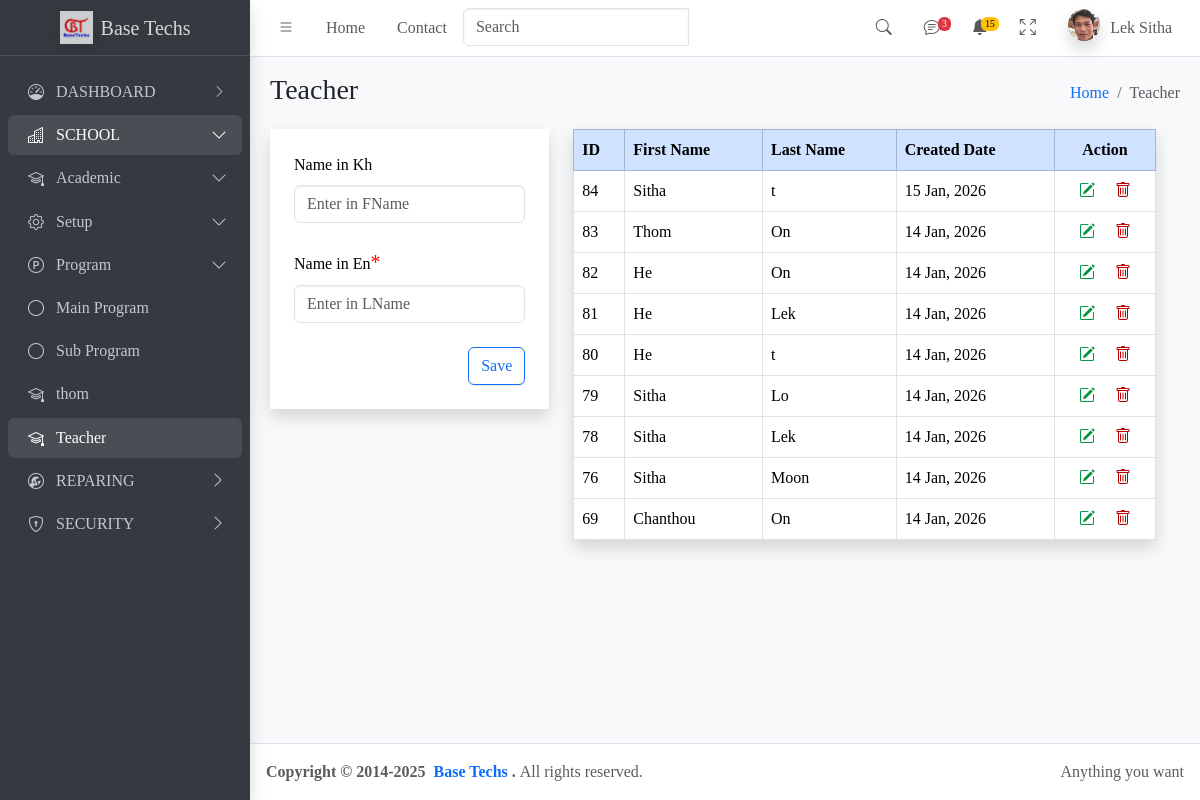
Before: /teacher/ with the older database file.
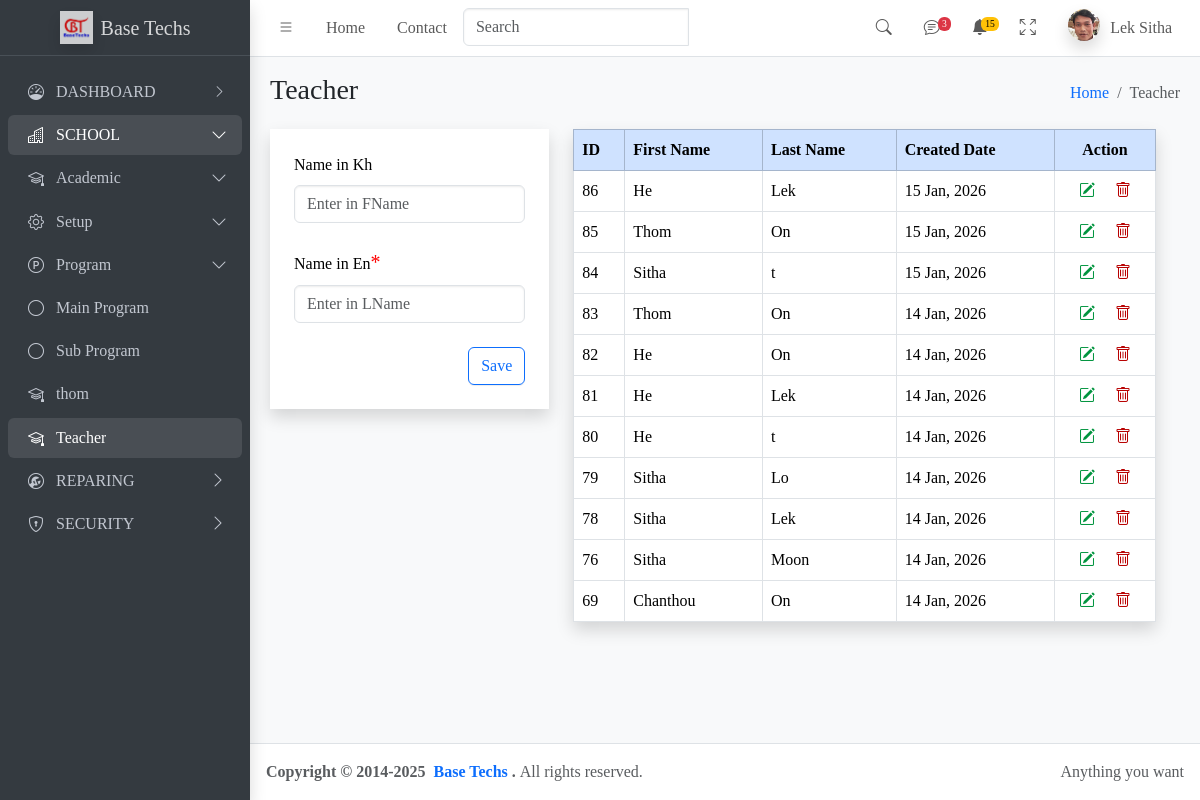
After: the same page with the newer database file.
### apps/teacher/models.py (models this page shows, shortened)
class Teacher(models.Model):
    fname=models.CharField(max_length=200)
    lname=models.CharField(max_length=200)
    created_at=models.DateTimeField(auto_now_add=True)

### apps/teacher/views.py (the view)
# urls.py: path('teacher/',view=views.teacher,name="teacher"),
def teacher(request):
    tform=TeacherForm()
    tea=Teacher.objects.all().order_by('-created_at')
    context={'teachers':tea,
             'tForm':tform,
             'button':'Save',
             }
    return render(request,'teacher.html',context)

### apps/teacher/form.py
class TeacherForm(ModelForm):
    class Meta:
        model=Teacher
        fields="__all__"
    def __init__(self,*args,**kwargs):
        super().__init__(*args,**kwargs)
        self.fields['fname'].widget.attrs.update({'class':'form-control','placeholder': 'Enter in FName','id':'txtfname_save'})
        self.fields['lname'].widget.attrs.update({'class':'form-control','placeholder': 'Enter in LName','id':'txtlname_save'})

### apps/teacher/templates/teacher.html (shortened to what this page needs)
{%extends 'main.html'%}
 {%block contentheader%} Teacher {%endblock%}
 {%block breadcrumb%} Teacher {%endblock%}
{%block search_textbox%}
<div class="input-group">
 {%include 'partials/search-textbox_teacher.html'%}
 {%include 'partials/spinner_teacher.html'%}
</div>
{%endblock%}
{%block content%}
<div class="row">
  <div class="row" id="myRow">
    {%include 'partials/save-form_teacher.html'%}
    {%include 'partials/detail-list_teacher.html'%}
  </div>
</div>
{%endblock%}

### apps/teacher/templates/partials/data_row-teacher.html
<tr>
  <td>{{teacher.id}}</td>
  <td>{{teacher.fname}}</td>
  <td>{{teacher.lname}}</td>
  <td>{{teacher.created_at|date:"d M, Y"}}</td>
  <td class="text-center">
    <a href="javascript:void(0);"
      ><i
        class="edit-icon bi bi-pencil-square"
        hx-get="{%url 'update' teacher.id%}"
        hx-trigger="click"
        hx-target="#teachme"
        {% comment %} hx-swap="outerHTML" {% endcomment %}
        hx-swap="innerHTML"
      ></i></a
    >&ensp;&ensp;
    <a href="javascript:void(0);"><i
       class="delete-icon bi bi-trash"
       hx-delete="{% url 'delete_teacher' teacher.id %}"
      hx-target="#teachme"
      hx-swap="innerHTML"
      hx-confirm="Are you sure you want to delete this item? This action cannot be undone."
      class="btn btn-danger"
      ></i></a>
  </td>
</tr>

Changed rows visible on the page:
added Teacher: id "86", fname "He", lname "Lek", created_at "15 Jan, 2026"
added Teacher: id "85", fname "Thom", lname "On", created_at "15 Jan, 2026"
